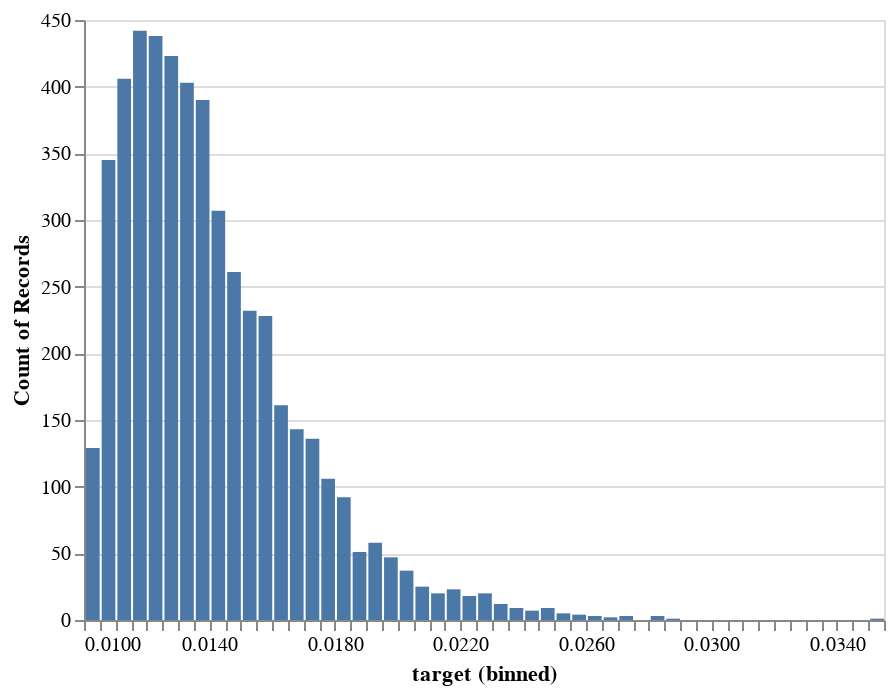

The notebook cell this image was saved under:
### Code cell
import scipy
# HMMM - THIS LOOKS QUITE WRONG! VALUES TOO LARGE, EARLY VALUE TOO LOW for the fit above
# if instead I hardcode then it looks (vaguely) in the ballpark
fit_alpha = 2
fit_loc = 0.01
fit_beta = 500
random_gamma = scipy.stats.gamma.rvs(fit_alpha, loc=fit_loc, scale=1/fit_beta, size=5000)
df_random_gamma = pd.DataFrame({'target': random_gamma})
alt.Chart(df_random_gamma).mark_bar().encode(
    x=alt.X('target:Q', bin=alt.Bin(maxbins=100)),
    y='count()'
)

### Figure 1 — Vega-Lite specification as saved in the notebook (floating-point values rounded to 4 significant figures; data arrays with more than 128 entries replaced by an {"elided": "..."} marker saying what was removed)
{"config": {"view": {"continuousWidth": 400, "continuousHeight": 300}}, "data": {"name": "data-7a64cb9e3b0feeb4ae1212104f84d146"}, "mark": "bar", "encoding": {"x": {"type": "quantitative", "bin": {"maxbins": 100}, "field": "target"}, "y": {"type": "quantitative", "aggregate": "count"}}, "$schema": "https://vega.github.io/schema/vega-lite/v4.8.1.json", "datasets": {"data-7a64cb9e3b0feeb4ae1212104f84d146": {"elided": "5000 records"}}}
